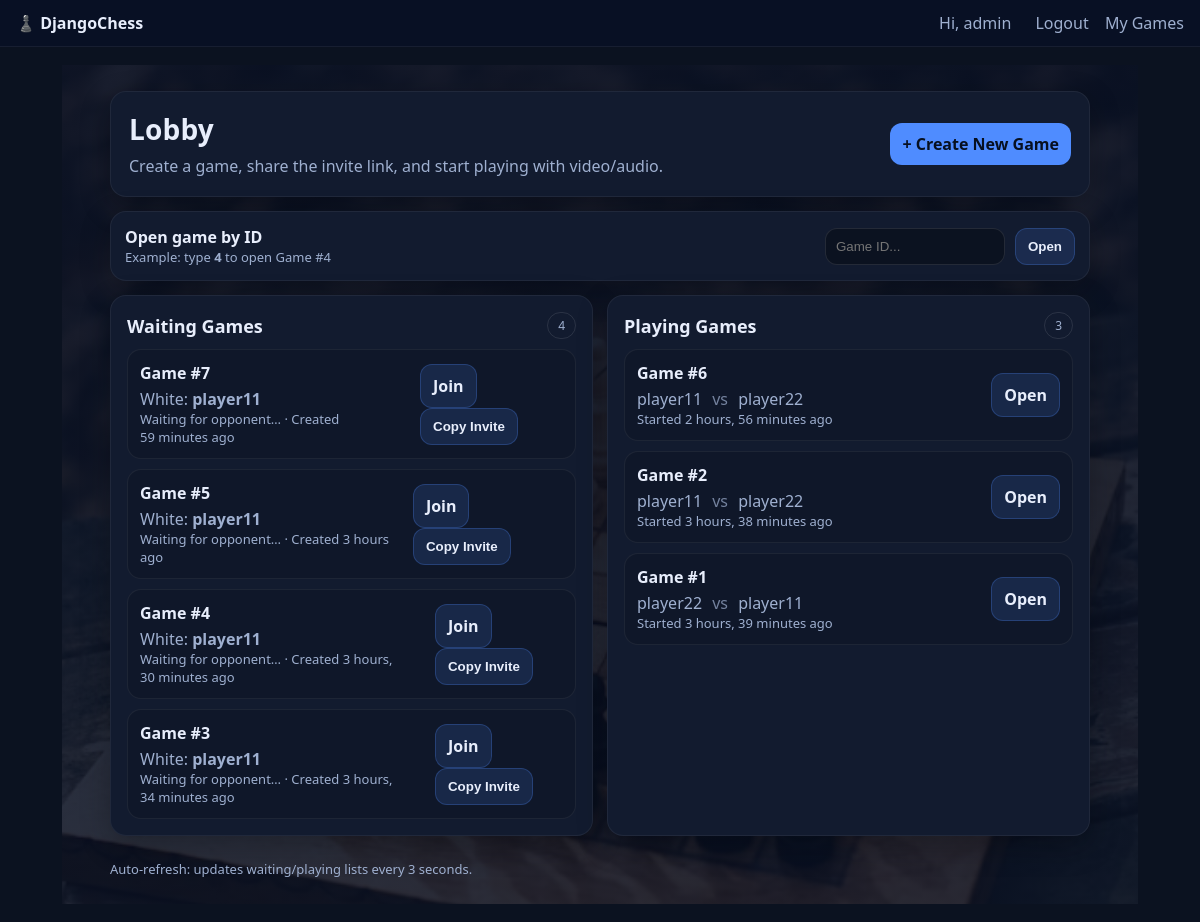
The app's page / (signed in) with its own data.
### chessapp/models.py (models this page shows, shortened)
class Game(models.Model):
    STATUS_CHOICES = [
        ("WAITING", "Waiting"),
        ("PLAYING", "Playing"),
        ("FINISHED", "Finished"),
    ]
    created_at = models.DateTimeField(auto_now_add=True)
    status = models.CharField(max_length=10, choices=STATUS_CHOICES, default="WAITING")
    white = models.ForeignKey(
        User,
        related_name="white_games",
        null=True,
        blank=True,
        on_delete=models.SET_NULL
    )
    black = models.ForeignKey(
        User,
        related_name="black_games",
        null=True,
        blank=True,
        on_delete=models.SET_NULL
    )
    fen = models.TextField(default="startpos")
    moves = models.TextField(default="", blank=True)  # UCI moves separated by spaces
    white_time = models.IntegerField(default=600)  # 10 minutes
    black_time = models.IntegerField(default=600)
    last_move_ts = models.DateTimeField(null=True, blank=True)
    result = models.CharField(max_length=64, blank=True, default="")
    draw_offered_by = models.ForeignKey(
        User,
        null=True,
        blank=True,
        related_name="draw_offers",
        on_delete=models.SET_NULL
    )

### chessapp/views.py (the view)
# urls.py: path("", lobby, name="lobby"),
@login_required
def lobby(request):
    waiting_games = Game.objects.filter(status="WAITING").order_by("-created_at")[:20]
    playing_games = Game.objects.filter(status="PLAYING").order_by("-created_at")[:20]
    return render(request, "chess/lobby.html", {
        "waiting_games": waiting_games,
        "playing_games": playing_games,
    })

### templates/chess/lobby.html (shortened to what this page needs)
{% extends "base.html" %}
{% load static humanize %}
{% block content %}
<div class="lobby-bg" style="--bg:url('{% static 'images/chess-bg.jpg' %}')">
  <div class="lobby-wrap">
    <div class="lobby-hero card">
      <div class="lobby-hero-left">
        <h1 class="lobby-title">Lobby</h1>
        <p class="lobby-sub">
          Create a game, share the invite link, and start playing with video/audio.
        </p>
      </div>
      <div class="lobby-hero-right">
        <a class="btn btn-primary" href="{% url 'create_game' %}">+ Create New Game</a>
      </div>
    </div>
    <div class="card search-card">
      <div class="search-row">
        <div>
          <div class="search-title">Open game by ID</div>
          <div class="muted small">Example: type <b>4</b> to open Game #4</div>
        </div>
        <form class="search-form" id="gameSearchForm">
          <input id="gameIdInput" type="number" min="1" placeholder="Game ID..." required>
          <button class="btn btn-soft" type="submit">Open</button>
        </form>
      </div>
    </div>
    <div class="lobby-grid">
      <section class="card lobby-card">
        <div class="lobby-card-head">
          <h2>Waiting Games</h2>
          <span class="pill" id="waitingCount">{{ waiting_games|length }}</span>
        </div>
        <div id="waitingBox">
          {% if waiting_games %}
            <ul class="game-list">
              {% for g in waiting_games %}
                <li class="game-row">
                  <div class="game-meta">
                    <div class="game-id">Game #{{ g.id }}</div>
                    <div class="game-info muted">White: <b>{{ g.white.username }}</b></div>
                    <div class="muted small">
                      Waiting for opponent… · Created {{ g.created_at|timesince }} ago
                    </div>
                  </div>
                  <div class="game-actions">
                    <a class="btn btn-soft" href="{% url 'join_game' g.id %}">Join</a>
                    <button class="btn btn-soft" type="button"
                            data-invite="{{ request.scheme }}://{{ request.get_host }}{% url 'join_game' g.id %}">
                      Copy Invite
                    </button>
                  </div>
                </li>
              {% endfor %}
            </ul>
          {% else %}
            <div class="empty">
              <div class="empty-title">No waiting games</div>
              <div class="muted">Create one and invite a friend to join.</div>
            </div>
          {% endif %}
        </div>
      </section>
      <section class="card lobby-card">
        <div class="lobby-card-head">
          <h2>Playing Games</h2>
          <span class="pill" id="playingCount">{{ playing_games|length }}</span>
        </div>
        <div id="playingBox">
          {% if playing_games %}
            <ul class="game-list">
              {% for g in playing_games %}
                <li class="game-row">
                  <div class="game-meta">
                    <div class="game-id">Game #{{ g.id }}</div>
                    <div class="game-info muted">
                      {{ g.white.username }} <span class="vs">vs</span> {{ g.black.username }}
                    </div>
                    <div class="muted small">Started {{ g.created_at|timesince }} ago</div>
                  </div>
                  <div class="game-actions">
                    <a class="btn btn-soft" href="{% url 'game' g.id %}">Open</a>
                  </div>
                </li>
              {% endfor %}
            </ul>
          {% else %}
            <div class="empty">
              <div class="empty-title">No live games</div>
              <div class="muted">Join a waiting game to start playing.</div>
            </div>
          {% endif %}
        </div>
      </section>
    </div>
    <div class="muted small" style="margin-top:10px;">
      Auto-refresh: updates waiting/playing lists every 3 seconds.
    </div>
  </div>
</div>
{% endblock %}

### templates/base.html (shortened to what this page needs)
{% load static %}
<!doctype html>
<html>
<head>
  <link rel="stylesheet" href="{% static 'css/app.css' %}">
  <link rel="stylesheet" href="{% static 'css/chess.css' %}">
</head>
<body>
  <header class="topbar">
    <div class="brand"><a href="/">♟️ DjangoChess</a></div>
    <nav>
      {% if user.is_authenticated %}
        <span class="user">Hi, {{ user.username }}</span>
        <a href="{% url 'logout' %}">Logout</a>
        <a href="{% url 'my_games' %}">My Games</a>
      {% else %}
        <a href="{% url 'login' %}">Login</a>
        <a href="{% url 'register' %}">Register</a>
      {% endif %}
    </nav>
  </header>
  <main class="container">
    {% block content %}{% endblock %}
  </main>
</body>
</html>

### static/css/app.css (style rules this page uses)
:root { --bg:#0b1220; --card:#121b2f; --text:#e8eefc; --muted:#9fb0d0; --accent:#4f8cff; --danger:#ff4f6d; }
* { box-sizing:border-box }
body { margin:0;background:var(--bg);color:var(--text);font-family:system-ui,-apple-system,Segoe UI,Roboto,Arial }
a { color:var(--text);text-decoration:none }
.container { max-width:1100px;margin:18px auto;padding:0 12px }
.topbar { display:flex;justify-content:space-between;align-items:center;padding:12px 16px;background:#081024;border-bottom:1px solid rgba(255,255,255,.06) }
.brand a { font-weight:800 }
.topbar nav a { margin-left:12px;color:var(--muted) }
.user { color:var(--muted);margin-right:8px }
.card { background:var(--card);border:1px solid rgba(255,255,255,.06);border-radius:16px;padding:14px;box-shadow:0 10px 30px rgba(0,0,0,.25) }
.btn { display:inline-block;background:var(--accent);color:#071021;border:none;border-radius:12px;padding:10px 12px;font-weight:700;cursor:pointer }
.muted { color:var(--muted) }
input { width:100%;padding:10px;border-radius:10px;border:1px solid rgba(255,255,255,.10);background:#0b1220;color:var(--text) }
.lobby-wrap { max-width:980px;margin:0 auto;display:flex;flex-direction:column;gap:14px }
.lobby-hero { display:flex;justify-content:space-between;align-items:center;gap:12px;padding:18px }
.lobby-title { margin:0;font-size:28px;letter-spacing:.2px }
.lobby-sub { margin:6px 0 0;color:var(--muted);max-width:560px;line-height:1.5 }
.btn-primary { background:var(--accent);color:#071021 }
.btn-soft { background:rgba(79,140,255,.15); color:var(--text); border:1px solid rgba(79,140,255,.25); }
.lobby-grid { display:grid;grid-template-columns:1fr 1fr;gap:14px }
.lobby-card { padding:16px }
.lobby-card-head { display:flex;align-items:center;justify-content:space-between;margin-bottom:10px }
.lobby-card-head h2 { margin:0;font-size:18px }
.pill { font-size:12px; color:var(--muted); border:1px solid rgba(255,255,255,.10); padding:4px 10px; border-radius:999px; }
.game-list { list-style:none;padding:0;margin:0;display:flex;flex-direction:column;gap:10px }
.game-row { display:flex;align-items:center;justify-content:space-between;gap:12px; padding:12px;border-radius:14px; border:1px solid rgba(255,255,255,.06); background:rgba(0,0,0,.12); }
.game-id { font-weight:800 }
.game-info { margin-top:4px }
.vs { opacity:.7;margin:0 6px }
.search-card { padding:14px }
.search-row { display:flex;align-items:center;justify-content:space-between;gap:12px;flex-wrap:wrap }
.search-title { font-weight:800 }
.search-form { display:flex;gap:10px;align-items:center }
.search-form input { width:180px; max-width: 100%; padding:10px; border-radius:12px; border:1px solid rgba(255,255,255,.10); background:#0b1220; color:var(--text); }
.small { font-size:13px }
.lobby-bg { min-height: calc(100vh - 70px); padding: 26px 14px; background: linear-gradient(180deg, rgba(8,16,36,.92), rgba(8,16,36,.86)), var(--bg) center/cover no-repeat fixed; }

### records on screen
Game: id "7", white.username "player11", created_at "59 minutes"
Game: id "5", white.username "player11", created_at "3 hours"
Game: id "4", white.username "player11", created_at "3 hours, 30 minutes"
Game: id "3", white.username "player11", created_at "3 hours, 34 minutes"
Game: id "6", white.username "player11", black.username "player22", created_at "2 hours, 56 minutes"
Game: id "2", white.username "player11", black.username "player22", created_at "3 hours, 38 minutes"
Game: id "1", white.username "player22", black.username "player11", created_at "3 hours, 39 minutes"

### other values on screen
{{ user.username }} "admin"
{{ waiting_games|length }} "4"
{{ playing_games|length }} "3"
